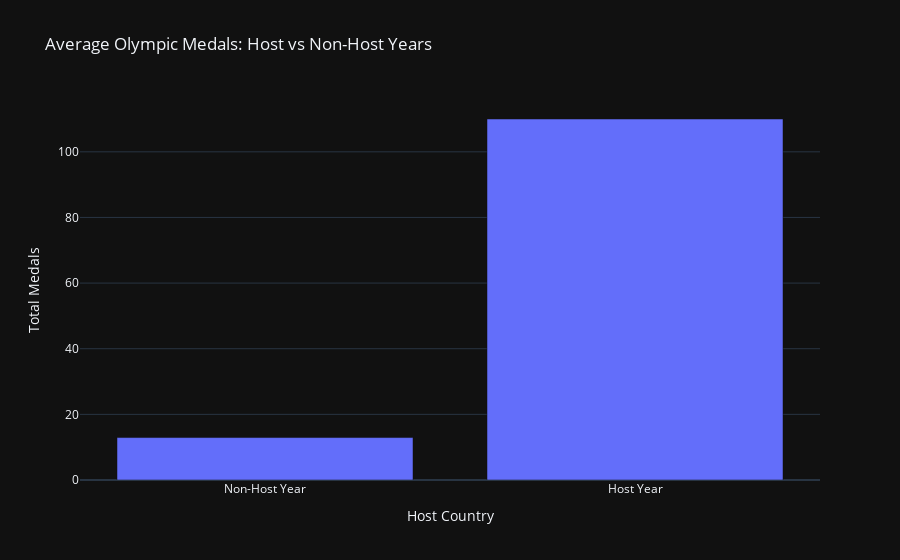

The notebook cell saved with this chart:
### Markdown cell above
Each point represents a single country-year observation, overlaid on box plots summarizing medal count distributions, sorted by host and non-host years. Countries hosting the Olympics had much higher summary stats than non-hosting county/years. The scatter plot on the left-hand side shows that most countries do not host and get low medal counts as expected.

### Code cell
# Bar Chart with average medals
df_host_avg = (
    df.groupby('host_country')['total_medals']
      .mean()
      .reset_index()
)

fig = px.bar(
    df_host_avg,
    x='host_country',
    y='total_medals',
    title='Average Olympic Medals: Host vs Non-Host Years',
    labels={
        'host_country': 'Host Country',
        'total_medals': 'Total Medals'
    }
)

fig.update_xaxes(
    tickvals=[0, 1],
    ticktext=['Non-Host Year', 'Host Year']
)

fig.update_layout(template='plotly_dark')
fig.show()

### Figure 1 — Plotly figure (JSON) as saved in the notebook; plotly's stock layout.template omitted (floating-point values rounded to 4 significant figures)
{"data": [{"hovertemplate": "Host Country=%{x}<br>Total Medals=%{y}<extra></extra>", "legendgroup": "", "marker": {"color": "#636efa", "pattern": {"shape": ""}}, "name": "", "orientation": "v", "showlegend": false, "textposition": "auto", "x": [0, 1], "xaxis": "x", "y": [12.93, 110.0], "yaxis": "y", "type": "bar"}], "layout": {"xaxis": {"anchor": "y", "domain": [0.0, 1.0], "title": {"text": "Host Country"}, "tickvals": [0, 1], "ticktext": ["Non-Host Year", "Host Year"]}, "yaxis": {"anchor": "x", "domain": [0.0, 1.0], "title": {"text": "Total Medals"}}, "legend": {"tracegroupgap": 0}, "title": {"text": "Average Olympic Medals: Host vs Non-Host Years"}, "barmode": "relative"}}
